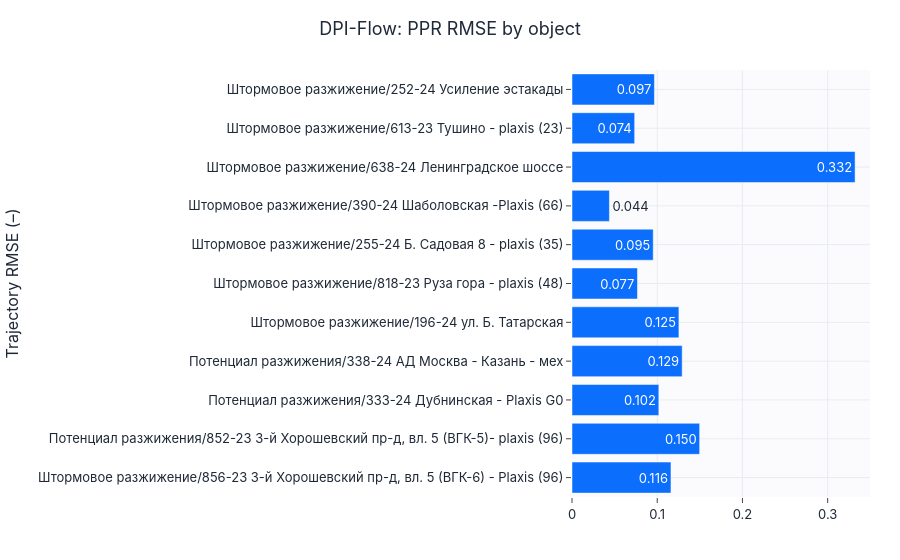
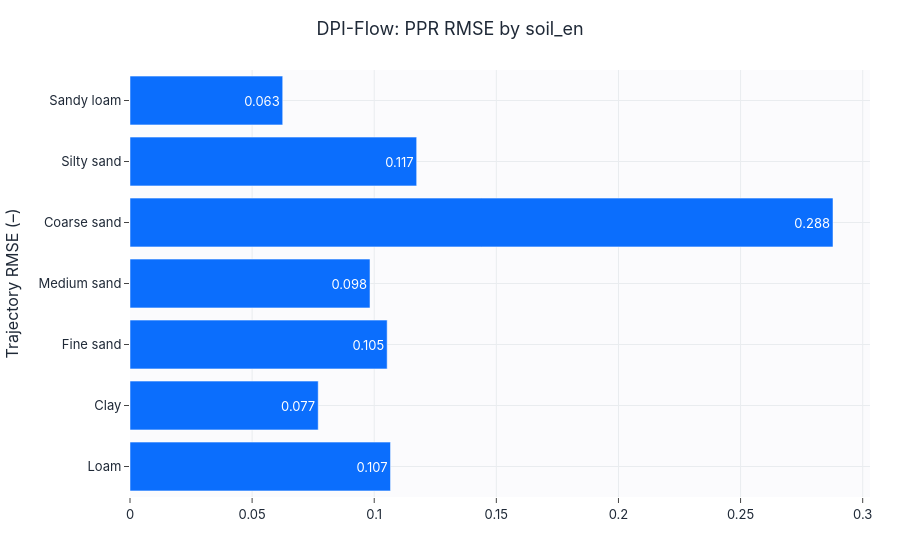
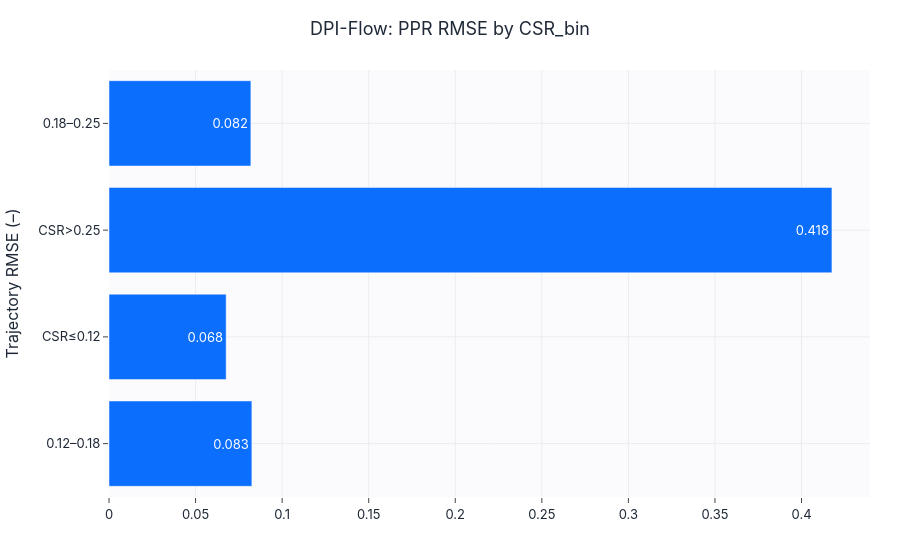

The notebook cell these images were saved under, in order:
### Markdown cell above
## Итог

Абляции подтверждают вклад компонентов; структурированные модели устойчивее в OOD.
Дальше — **3.3 разбор кейсов**.

### Code cell
# === OOD-разбиение: качество по площадкам, типам грунтов и диапазонам CSR ===
# Для основной модели (DPI-Flow) считаем метрики по группам — генерализация по доменам.
from liquefaction_ai.evaluation import grouped_metrics
dpi_full, _, _ = load_trained("dpi_flow")
_out = collect_outputs(dpi_full, test, config, device)
_, sdf = compute_metrics("DPI-Flow", _out, test, config)
sdf["soil_en"] = sdf["soil_type"].map(SOIL_DISPLAY_NAMES_EN)
import numpy as np
sdf["CSR_bin"] = pd.cut(sdf["CSR_base"], [0, 0.12, 0.18, 0.25, 1.0],
                         labels=["CSR≤0.12", "0.12–0.18", "0.18–0.25", "CSR>0.25"])
_show = ["samples", "mean_traj_rmse", "mean_nliq_log_err", "physics_violation_rate", "AUROC"]
for dim, label in [("object", "площадка (site)"), ("soil_en", "тип грунта"), ("CSR_bin", "диапазон CSR")]:
    g = grouped_metrics(sdf, dim)
    print(f"\n=== OOD по: {label} ===")
    display(english_metric_table(g[[dim] + _show]).round(4))
    bar(g[dim].astype(str), g["mean_traj_rmse"], title=f"DPI-Flow: PPR RMSE by {dim}",
        ylabel="Trajectory RMSE (–)", color="#0b6efd", horizontal=True,
        save=SAVE_FIGS, fig_id=f"3_2_ood_{dim}").show()

### Figure 1 — Plotly figure (JSON) as saved in the notebook; plotly's stock layout.template omitted (floating-point values rounded to 4 significant figures)
{"data": [{"marker": {"color": "#0b6efd"}, "orientation": "h", "text": ["0.116", "0.150", "0.102", "0.129", "0.125", "0.077", "0.095", "0.044", "0.332", "0.074", "0.097"], "textposition": "auto", "type": "bar", "x": [0.1161, 0.1498, 0.1019, 0.1293, 0.1254, 0.07682, 0.09532, 0.0439, 0.3322, 0.07354, 0.09672], "y": ["Штормовое разжижение/856-23 3-й Хорошевский пр-д, вл. 5 (ВГК-6) - Plaxis (96)", "Потенциал разжижения/852-23 3-й Хорошевский пр-д, вл. 5 (ВГК-5)- plaxis (96)", "Потенциал разжижения/333-24 Дубнинская - Plaxis G0", "Потенциал разжижения/338-24 АД Москва - Казань - мех", "Штормовое разжижение/196-24 ул. Б. Татарская", "Штормовое разжижение/818-23 Руза гора - plaxis (48)", "Штормовое разжижение/255-24 Б. Садовая 8 - plaxis (35)", "Штормовое разжижение/390-24 Шаболовская -Plaxis (66)", "Штормовое разжижение/638-24 Ленинградское шоссе", "Штормовое разжижение/613-23 Тушино - plaxis (23)", "Штормовое разжижение/252-24 Усиление эстакады"]}], "layout": {"title": {"text": "DPI-Flow: PPR RMSE by object"}, "xaxis": {"title": {"text": ""}}, "yaxis": {"title": {"text": "Trajectory RMSE (–)"}}}}

### Figure 2 — Plotly figure (JSON) as saved in the notebook; plotly's stock layout.template omitted (floating-point values rounded to 4 significant figures)
{"data": [{"marker": {"color": "#0b6efd"}, "orientation": "h", "text": ["0.107", "0.077", "0.105", "0.098", "0.288", "0.117", "0.063"], "textposition": "auto", "type": "bar", "x": [0.1067, 0.07707, 0.1053, 0.09827, 0.2878, 0.1174, 0.06253], "y": ["Loam", "Clay", "Fine sand", "Medium sand", "Coarse sand", "Silty sand", "Sandy loam"]}], "layout": {"title": {"text": "DPI-Flow: PPR RMSE by soil_en"}, "xaxis": {"title": {"text": ""}}, "yaxis": {"title": {"text": "Trajectory RMSE (–)"}}}}

### Figure 3 — Plotly figure (JSON) as saved in the notebook; plotly's stock layout.template omitted (floating-point values rounded to 4 significant figures)
{"data": [{"marker": {"color": "#0b6efd"}, "orientation": "h", "text": ["0.083", "0.068", "0.418", "0.082"], "textposition": "auto", "type": "bar", "x": [0.08253, 0.06767, 0.4176, 0.08194], "y": ["0.12–0.18", "CSR≤0.12", "CSR>0.25", "0.18–0.25"]}], "layout": {"title": {"text": "DPI-Flow: PPR RMSE by CSR_bin"}, "xaxis": {"title": {"text": ""}}, "yaxis": {"title": {"text": "Trajectory RMSE (–)"}}}}
